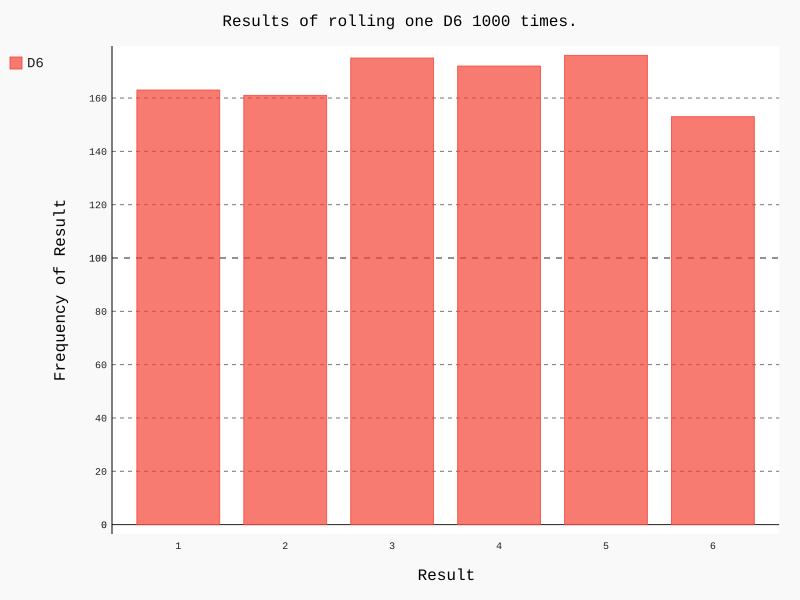

Generate this figure with Python:
import pygal
from die import Die

# Create a D6
die = Die()

# Make some rolls and store resulst in a list.
results = []
for roll_num in range(1000):
    result = die.roll()
    results.append(result)

# Analyse the results.
frequencies = []
for value in range(1, die.num_sides+1):
    frequency = results.count(value)
    frequencies.append(frequency)

# Visualise the results.
hist = pygal.Bar()

hist.title = "Results of rolling one D6 1000 times."
hist.x_labels = list(number for number in range(1, 7))
hist.x_title = "Result"
hist.y_title = "Frequency of Result"

hist.add("D6", frequencies)
hist.render_to_file("die_visual.svg")

print(frequencies)
